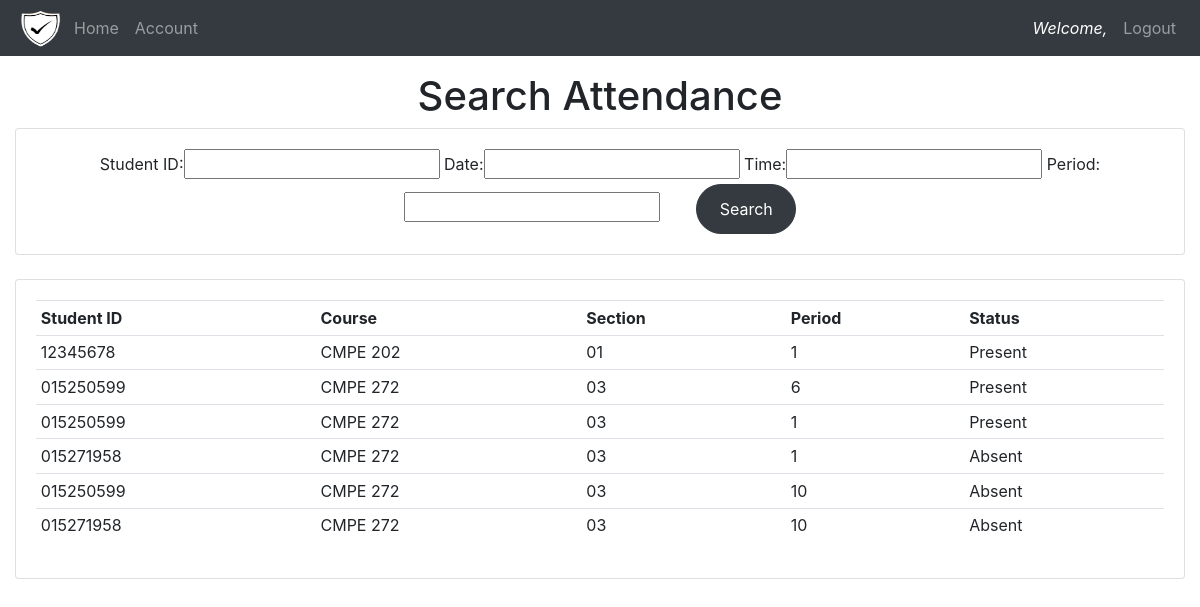
The page /searchattendence/ on the database as committed earlier.
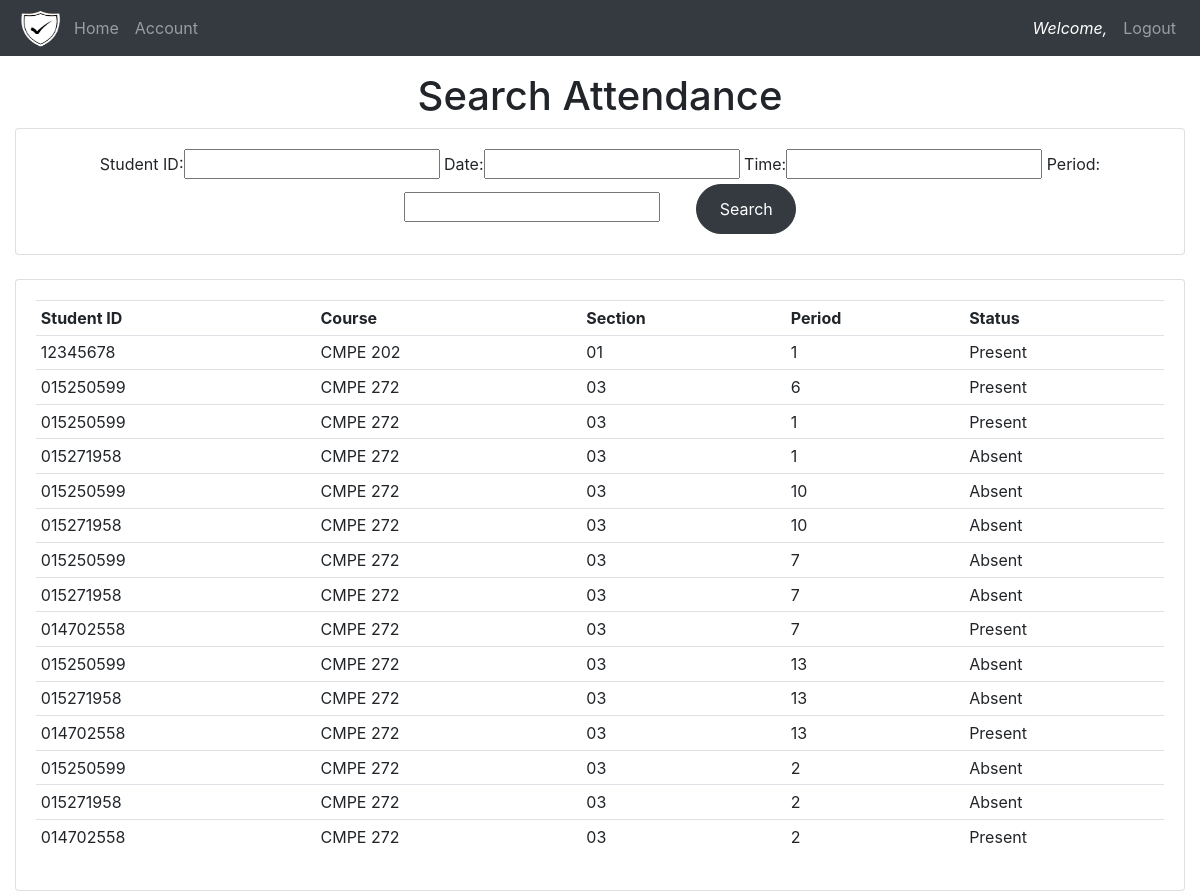
The same page on the database as committed later.
### attendence_sys/models.py (models this page shows, shortened)
class Attendence(models.Model):
    Faculty_Name = models.CharField(max_length=200, null=True, blank=True)
    Student_ID = models.CharField(max_length=200, null=True, blank=True)
    date = models.DateField(auto_now_add = True, null = True)
    time = models.TimeField(auto_now_add=True, null = True)
    branch = models.CharField(max_length=200, null = True)
    section = models.CharField(max_length=200, null = True)
    period = models.CharField(max_length=200, null = True)
    status = models.CharField(max_length=200, null = True, default='Absent')

### attendence_sys/views.py (the view)
# urls.py: path('searchattendence/', views.searchAttendence, name='searchattendence'),
def searchAttendence(request):
    attendences = Attendence.objects.all()
    myFilter = AttendenceFilter(request.GET, queryset=attendences)
    attendences = myFilter.qs
    context = {'myFilter':myFilter, 'attendences': attendences, 'ta':False}
    return render(request, 'attendance.html', context)

### attendence_sys/templates/attendance.html (shortened to what this page needs)
{% extends 'main.html' %}
{% block content %}
{% if ta == False %}
<center><h1>Search Attendance</h1></center>
<div class="row">
	<div class="col">
		<div class="card card-body">
			<center>
				<form method="get">
					{{myFilter.form}}
		    		<button class="btn btn-dark" type="submit" style="border-radius: 2rem; width: 100px; margin-left: 2rem; padding:0.75rem;">Search</button>
				</form>
			</center>
		</div>
	</div>
</div>
<br>
<div class="row">
	<div class="col-sm-12">
		<div class="card card-body">
			<table class="table table-sm">
				<tr>
					<th>Student ID</th>
					<th>Course</th>
					<th>Section</th>
					<th>Period</th>
					<th>Status</th>
				</tr>
				{% for attendence in attendences %}
				<tr>
                    <td>{{ attendence.Student_ID }}</td>
					<td>{{ attendence.branch }}</td>
					<td>{{ attendence.section }}</td>
					<td>{{ attendence.period }}</td>
					<td>{{ attendence.status }}</td>
				</tr>
				{% endfor %}
			</table>
		</div>
	</div>
</div>
{% endif %}
{% endblock %}

### attendence_sys/templates/main.html (shortened to what this page needs)
<!DOCTYPE html>
<html>
<head>
	<link rel="stylesheet" href="https://stackpath.bootstrapcdn.com/bootstrap/4.3.1/css/bootstrap.min.css">
</head>
<body>
	{%  include 'navbar.html' %}
	<br>
<br>
<br>
	<div class="container-fluid">
	{% block content %}
	{% endblock %}
    </div>
</body>
</html>

### attendence_sys/templates/navbar.html (shortened to what this page needs)
{% load static %}
<nav class="navbar navbar-expand-lg navbar-dark fixed-top bg-dark">
 <img src="{% static 'images/navbar_logo.png' %}" height="40px" width="50px">
  <div class="collapse navbar-collapse" id="navbarNav">
    <ul class="navbar-nav mr-auto">
      <li class="nav-item">
        <a href="{% url 'home' %}" class="nav-link">Home</a>
      </li>
      <li class="nav-item">
        <a class="nav-link" href="{% url 'account' %}">Account</a>
      </li>
    </ul>
    <ul class="navbar-nav ml-auto">
            <li class="nav-item active">
              <span class="nav-link" style="font-style: italic;">Welcome, {{ request.user.faculty }}</span>
            </li>
            <li class="nav-item">
              <a class="nav-link" href="{% url 'logout' %}">Logout</a>
            </li>
          </ul>
  </div>
</nav>

Rows that differ between the two databases and show on the page:
added Attendence: Student_ID "015250599", branch "CMPE 272", section "03", period "7", status "Absent"
added Attendence: Student_ID "015271958", branch "CMPE 272", section "03", period "7", status "Absent"
added Attendence: Student_ID "014702558", branch "CMPE 272", section "03", period "7", status "Present"
added Attendence: Student_ID "015250599", branch "CMPE 272", section "03", period "13", status "Absent"
added Attendence: Student_ID "015271958", branch "CMPE 272", section "03", period "13", status "Absent"
added Attendence: Student_ID "014702558", branch "CMPE 272", section "03", period "13", status "Present"
added Attendence: Student_ID "015250599", branch "CMPE 272", section "03", period "2", status "Absent"
added Attendence: Student_ID "015271958", branch "CMPE 272", section "03", period "2", status "Absent"
added Attendence: Student_ID "014702558", branch "CMPE 272", section "03", period "2", status "Present"
